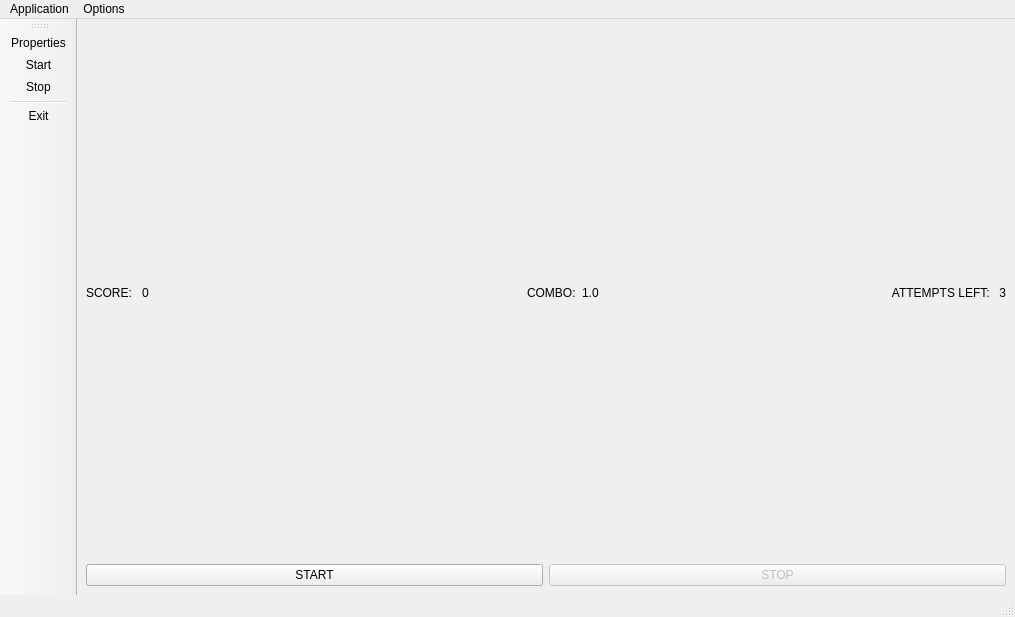
<?xml version="1.0" encoding="UTF-8"?>
<ui version="4.0">
 <class>MainWindow</class>
 <widget class="QMainWindow" name="MainWindow">
  <property name="geometry">
   <rect>
    <x>0</x>
    <y>0</y>
    <width>1015</width>
    <height>617</height>
   </rect>
  </property>
  <property name="windowTitle">
   <string>Simon Says!</string>
  </property>
  <property name="windowIcon">
   <iconset>
    <normaloff>../Retro_Tech_-_Flat_-_054_-_Simon_Says-512.png</normaloff>../Retro_Tech_-_Flat_-_054_-_Simon_Says-512.png</iconset>
  </property>
  <widget class="QWidget" name="centralWidget">
   <property name="sizePolicy">
    <sizepolicy hsizetype="Minimum" vsizetype="Preferred">
     <horstretch>0</horstretch>
     <verstretch>0</verstretch>
    </sizepolicy>
   </property>
   <layout class="QVBoxLayout" name="verticalLayout">
    <item>
     <layout class="QHBoxLayout" name="horizontalLayout">
      <item>
       <widget class="QLabel" name="labelScore">
        <property name="sizePolicy">
         <sizepolicy hsizetype="Maximum" vsizetype="Preferred">
          <horstretch>0</horstretch>
          <verstretch>0</verstretch>
         </sizepolicy>
        </property>
        <property name="text">
         <string>SCORE: </string>
        </property>
       </widget>
      </item>
      <item>
       <widget class="QLabel" name="labelPoints">
        <property name="text">
         <string>0</string>
        </property>
       </widget>
      </item>
      <item>
       <spacer name="horizontalSpacer">
        <property name="orientation">
         <enum>Qt::Horizontal</enum>
        </property>
        <property name="sizeType">
         <enum>QSizePolicy::Minimum</enum>
        </property>
        <property name="sizeHint" stdset="0">
         <size>
          <width>30</width>
          <height>20</height>
         </size>
        </property>
       </spacer>
      </item>
      <item>
       <widget class="QLabel" name="labelCombo">
        <property name="sizePolicy">
         <sizepolicy hsizetype="Maximum" vsizetype="Preferred">
          <horstretch>0</horstretch>
          <verstretch>0</verstretch>
         </sizepolicy>
        </property>
        <property name="text">
         <string>COMBO:</string>
        </property>
       </widget>
      </item>
      <item>
       <widget class="QLabel" name="labelComboNum">
        <property name="sizePolicy">
         <sizepolicy hsizetype="Maximum" vsizetype="Preferred">
          <horstretch>0</horstretch>
          <verstretch>0</verstretch>
         </sizepolicy>
        </property>
        <property name="text">
         <string>1.0</string>
        </property>
       </widget>
      </item>
      <item>
       <spacer name="horizontalSpacer_2">
        <property name="orientation">
         <enum>Qt::Horizontal</enum>
        </property>
        <property name="sizeType">
         <enum>QSizePolicy::Minimum</enum>
        </property>
        <property name="sizeHint" stdset="0">
         <size>
          <width>40</width>
          <height>20</height>
         </size>
        </property>
       </spacer>
      </item>
      <item>
       <widget class="QLabel" name="labelAttempts">
        <property name="sizePolicy">
         <sizepolicy hsizetype="Preferred" vsizetype="Preferred">
          <horstretch>0</horstretch>
          <verstretch>0</verstretch>
         </sizepolicy>
        </property>
        <property name="text">
         <string>ATTEMPTS LEFT: </string>
        </property>
        <property name="alignment">
         <set>Qt::AlignRight|Qt::AlignTrailing|Qt::AlignVCenter</set>
        </property>
       </widget>
      </item>
      <item>
       <widget class="QLabel" name="labelAttemptsNum">
        <property name="sizePolicy">
         <sizepolicy hsizetype="Maximum" vsizetype="Preferred">
          <horstretch>0</horstretch>
          <verstretch>0</verstretch>
         </sizepolicy>
        </property>
        <property name="layoutDirection">
         <enum>Qt::LeftToRight</enum>
        </property>
        <property name="text">
         <string>3</string>
        </property>
        <property name="alignment">
         <set>Qt::AlignRight|Qt::AlignTrailing|Qt::AlignVCenter</set>
        </property>
       </widget>
      </item>
     </layout>
    </item>
    <item>
     <layout class="QHBoxLayout" name="horizontalLayoutPanels"/>
    </item>
    <item>
     <layout class="QHBoxLayout" name="horizontalLayoutButtons">
      <item>
       <widget class="QPushButton" name="buttonStart">
        <property name="sizePolicy">
         <sizepolicy hsizetype="Minimum" vsizetype="Maximum">
          <horstretch>0</horstretch>
          <verstretch>0</verstretch>
         </sizepolicy>
        </property>
        <property name="text">
         <string>START</string>
        </property>
       </widget>
      </item>
      <item>
       <widget class="QPushButton" name="buttonStop">
        <property name="enabled">
         <bool>false</bool>
        </property>
        <property name="sizePolicy">
         <sizepolicy hsizetype="Minimum" vsizetype="Maximum">
          <horstretch>0</horstretch>
          <verstretch>0</verstretch>
         </sizepolicy>
        </property>
        <property name="text">
         <string>STOP</string>
        </property>
       </widget>
      </item>
     </layout>
    </item>
   </layout>
  </widget>
  <widget class="QMenuBar" name="menubar">
   <property name="geometry">
    <rect>
     <x>0</x>
     <y>0</y>
     <width>1015</width>
     <height>21</height>
    </rect>
   </property>
   <widget class="QMenu" name="menuApplication">
    <property name="title">
     <string>Application</string>
    </property>
    <addaction name="actionExit"/>
   </widget>
   <widget class="QMenu" name="menuOptions">
    <property name="title">
     <string>Options</string>
    </property>
    <addaction name="actionProperties"/>
    <addaction name="actionStart"/>
    <addaction name="actionStop"/>
   </widget>
   <addaction name="menuApplication"/>
   <addaction name="menuOptions"/>
  </widget>
  <widget class="QStatusBar" name="statusbar"/>
  <widget class="QToolBar" name="toolBar">
   <property name="sizePolicy">
    <sizepolicy hsizetype="Fixed" vsizetype="Preferred">
     <horstretch>0</horstretch>
     <verstretch>0</verstretch>
    </sizepolicy>
   </property>
   <property name="windowTitle">
    <string>toolBar</string>
   </property>
   <attribute name="toolBarArea">
    <enum>LeftToolBarArea</enum>
   </attribute>
   <attribute name="toolBarBreak">
    <bool>false</bool>
   </attribute>
   <addaction name="actionProperties"/>
   <addaction name="actionStart"/>
   <addaction name="actionStop"/>
   <addaction name="separator"/>
   <addaction name="actionExit"/>
  </widget>
  <action name="actionExit">
   <property name="text">
    <string>Exit</string>
   </property>
   <property name="iconVisibleInMenu">
    <bool>false</bool>
   </property>
  </action>
  <action name="actionProperties">
   <property name="text">
    <string>Properties</string>
   </property>
  </action>
  <action name="actionStop">
   <property name="text">
    <string>Stop</string>
   </property>
  </action>
  <action name="actionStart">
   <property name="text">
    <string>Start</string>
   </property>
  </action>
 </widget>
 <resources/>
 <connections>
  <connection>
   <sender>actionStart</sender>
   <signal>triggered()</signal>
   <receiver>buttonStart</receiver>
   <slot>click()</slot>
   <hints>
    <hint type="sourcelabel">
     <x>-1</x>
     <y>-1</y>
    </hint>
    <hint type="destinationlabel">
     <x>306</x>
     <y>449</y>
    </hint>
   </hints>
  </connection>
  <connection>
   <sender>actionStop</sender>
   <signal>triggered()</signal>
   <receiver>buttonStop</receiver>
   <slot>click()</slot>
   <hints>
    <hint type="sourcelabel">
     <x>-1</x>
     <y>-1</y>
    </hint>
    <hint type="destinationlabel">
     <x>774</x>
     <y>449</y>
    </hint>
   </hints>
  </connection>
  <connection>
   <sender>actionExit</sender>
   <signal>triggered()</signal>
   <receiver>MainWindow</receiver>
   <slot>close()</slot>
   <hints>
    <hint type="sourcelabel">
     <x>-1</x>
     <y>-1</y>
    </hint>
    <hint type="destinationlabel">
     <x>507</x>
     <y>308</y>
    </hint>
   </hints>
  </connection>
  <connection>
   <sender>buttonStart</sender>
   <signal>clicked()</signal>
   <receiver>buttonStop</receiver>
   <slot>toggle()</slot>
   <hints>
    <hint type="sourcelabel">
     <x>425</x>
     <y>451</y>
    </hint>
    <hint type="destinationlabel">
     <x>623</x>
     <y>446</y>
    </hint>
   </hints>
  </connection>
 </connections>
</ui>
